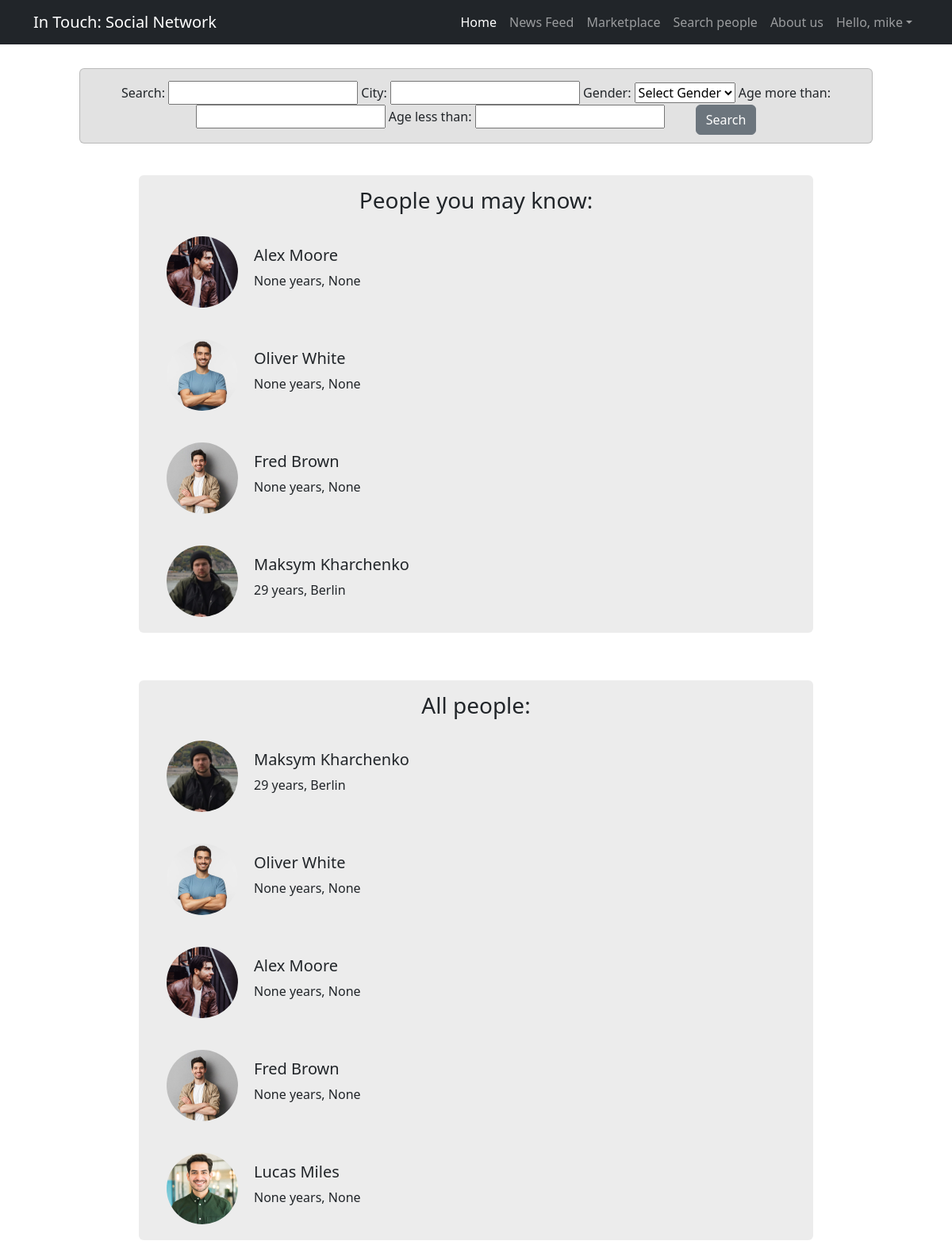
The page /search/ (signed in) on the database its author committed.
### user/models.py (models this page shows, shortened)
class UserProfile(models.Model):
    GENDER_CHOICES = [
        ('MALE', 'Male'),
        ('FEMALE', 'Female'),
        ('OTHER', 'Other'),
    ]
    user = models.OneToOneField(User, on_delete=models.CASCADE, related_name='userprofile')
    date_of_modified = models.DateTimeField(auto_now=True, blank=True)
    date_of_birth = models.DateField(blank=True, null=True)
    gender = models.CharField(max_length=6, choices=GENDER_CHOICES, blank=True, null=True)
    phone = models.CharField(max_length=15, blank=True, null=True)
    location = models.CharField(max_length=100, blank=True, null=True)
    image = models.ImageField(upload_to='user_images/', blank=True, null=True, default='user_images/dummy-profile-picture.png')
    description = models.CharField(max_length=300, blank=True, null=True)
    background_image = models.ImageField(upload_to='background_images/', blank=True, null=True, default='background_images/dummy_background_img.jpg')
    def age(self):
        if self.date_of_birth:
            today = datetime.today().date()
            dob = self.date_of_birth
            age = today.year - dob.year
            return age
        else:
            return None

### search/views.py (the view, shortened to what this page needs)
# urls.py: path('', views.search, name='search'),
def search(request):
    form = SearchForm(request.POST or None)
    profile = UserProfile.objects.get(user=request.user)
    all_profiles = UserProfile.objects.all()
    sorted_profiles_list = []
    for profile_item in all_profiles:
        if profile_item == profile:
            pass
        else:
            sorted_profiles_list.append(profile_item)
    if request.method == "GET":
        searched = False
        recommended_profiles = random.sample(sorted_profiles_list, 4)
        return render(request, 'search/search.html', {'recommended_profiles': recommended_profiles, 'sorted_profiles_list': sorted_profiles_list,'form': form, 'searched': searched})

### search/forms.py
class SearchForm(forms.Form):
    GENDER_CHOICES = (
        ('', 'Select Gender'),
        ('MALE', 'Male'),
        ('FEMALE', 'Female'),
    )
    search = forms.CharField(required=False)
    city = forms.CharField(required=False)
    gender = forms.ChoiceField(choices=GENDER_CHOICES, widget=forms.Select, required=False)
    age_more_than = forms.IntegerField(required=False)
    age_less_than = forms.IntegerField(required=False)

### marketplace/cart.py (called while the page is built)
    def __len__(self):
        return sum(self.cart.values())

### marketplace/context_processor.py (called while the page is built)
def cart(request):
    return {'cart': Cart(request)}

### templates/search/search.html (shortened to what this page needs)
{% extends "base.html" %}
{% block content %}
    <div style="margin: 30px 100px 5px 100px; text-align: center; padding: 15px 0 10px 0; background-color: rgb(226, 226, 226);" class="card">
        <form method="post" style="display: inline-block; vertical-align: top;">
            {% for field in form %}
            {{ field.label_tag }}
            {{ field }}
            {% endfor %}
            <button type="submit" class="btn btn-secondary" style="vertical-align: top; margin-left: 35px;">Search</button>
        </form>
    </div>
    {% if searched %}
        <div style="display: flex; justify-content: center; align-items: center; margin-top: 20px;">
            <div class="card" style="text-align: center; width: 850px; margin-bottom: 20px; margin-top: 20px; border: none; background-color: rgb(236, 236, 236);">
                <h3 style="margin-top: 15px;">Search result:</h3>
                {% for profile in search_res %}
                <div class="inner-card" style="margin: 0 0 0 15px; display: flex; border-radius: 3%;">
                    <div>
                        <a href="{% url 'user:my_user_profile' profile.user.id  %}">
                            <img src="{{profile.image.url}}" alt="photo" width="90" height="90" style="border-radius: 50%; margin: 20px;">
                        </a>
                    </div>
                    <div style="text-align: left; margin-top: 32px">
                        <a href="{% url 'user:my_user_profile' profile.user.id  %}" style="text-decoration: none; color: inherit;">
                            <h5>{{ profile.user.first_name }} {{ profile.user.last_name }}</h5>
                        </a>
                        <p>{{ profile.age }} years, {{ profile.location }}</p>
                    </div>
                </div>
                {% endfor %}
            </div>
        </div>
    {% else %}
        <div style="display: flex; justify-content: center; align-items: center; margin-top: 20px;">
            <div class="card" style="text-align: center; width: 850px; margin-bottom: 20px; margin-top: 20px; border: none; background-color: rgb(236, 236, 236);">
                <h3 style="margin-top: 15px;">People you may know:</h3>
                {% for recommended_profile in recommended_profiles %}
                <div class="inner-card" style="margin: 0 0 0 15px; display: flex; border-radius: 3%;">
                    <div>
                        <a href="{% url 'user:my_user_profile' recommended_profile.user.id  %}">
                            <img src="{{recommended_profile.image.url}}" alt="photo" width="90" height="90" style="border-radius: 50%; margin: 20px;">
                        </a>
                    </div>
                    <div style="text-align: left; margin-top: 32px">
                        <a href="{% url 'user:my_user_profile' recommended_profile.user.id  %}" style="text-decoration: none; color: inherit;">
                            <h5>{{ recommended_profile.user.first_name }} {{ recommended_profile.user.last_name }}</h5>
                        </a>
                        <p>{{ recommended_profile.age }} years, {{ recommended_profile.location }}</p>
                    </div>
                </div>
                {% endfor %}
            </div>
        </div>
        <div style="display: flex; justify-content: center; align-items: center; margin-top: 20px;">
            <div class="card" style="text-align: center; width: 850px; margin-bottom: 20px; margin-top: 20px; border: none; background-color: rgb(236, 236, 236);">
                <h3 style="margin-top: 15px;">All people:</h3>
                {% for profile in sorted_profiles_list %}
                <div class="inner-card" style="margin: 0 0 0 15px; display: flex; border-radius: 3%;">
                    <div>
                        <a href="{% url 'user:my_user_profile' profile.user.id  %}">
                            <img src="{{profile.image.url}}" alt="photo" width="90" height="90" style="border-radius: 50%; margin: 20px;">
                        </a>
                    </div>
                    <div style="text-align: left; margin-top: 32px">
                        <a href="{% url 'user:my_user_profile' profile.user.id  %}" style="text-decoration: none; color: inherit;">
                            <h5>{{ profile.user.first_name }} {{ profile.user.last_name }}</h5>
                        </a>
                        <p>{{ profile.age }} years, {{ profile.location }}</p>
                    </div>
                </div>
                {% endfor %}
            </div>
        </div>
    {% endif %}
{% endblock %}

### templates/base.html (shortened to what this page needs)
<!DOCTYPE html>
{% load static %}
{% load humanize %}
<html lang="en">
    <head>
        <link href="{% static 'css/styles.css' %}" rel="stylesheet" />
        <link rel="stylesheet" href="https://cdnjs.cloudflare.com/ajax/libs/font-awesome/6.5.2/css/all.min.css" />
    </head>
    <body>
        <nav class="navbar navbar-expand-lg navbar-dark bg-dark">
            <div class="container">
                <a class="navbar-brand" href="{% url 'main:home' %}">In Touch: Social Network</a>
                <div class="collapse navbar-collapse" id="navbarSupportedContent">
                    <ul class="navbar-nav ms-auto mb-2 mb-lg-0">
                        <li class="nav-item"><a class="nav-link active" aria-current="page" href="#">Home</a></li>
                        <li class="nav-item"><a class="nav-link" href="{% url 'feed:news_feed' %}">News Feed</a></li>
                        <li class="nav-item"><a class="nav-link" href="{% url 'marketplace:marketplace_page' %}">Marketplace</a></li>
                        <li class="nav-item"><a class="nav-link" href="{% url 'search:search' %}">Search people</a></li>
                        <li class="nav-item"><a class="nav-link" href="#">About us</a></li>
                        {% if user.is_authenticated %}
                        <li class="nav-item dropdown">
                            <a class="nav-link dropdown-toggle" id="navbarDropdown" href="#" role="button" data-bs-toggle="dropdown" aria-expanded="false">Hello, {{ user.username }}</a>
                        </li>
                        {% else %}
                        <li class="nav-item"><a class="nav-link" href="{% url 'user:login' %}">Sign In</a></li>
                        <li class="nav-item"><a class="nav-link" href="{% url 'user:registration' %}">Sign Up</a></li>
                        {% endif %}
                    </ul>
                </div>
            </div>
        </nav>
        {% block content %}
        {% endblock %}
    </body>
</html>

### rows shown on the page
UserProfile: image (picture), user.first_name "Alex", user.last_name "Moore", age "None", location "None"
UserProfile: image (picture), user.first_name "Oliver", user.last_name "White", age "None", location "None"
UserProfile: image (picture), user.first_name "Fred", user.last_name "Brown", age "None", location "None"
UserProfile: image (picture), user.first_name "Maksym", user.last_name "Kharchenko", age "29", location "Berlin"
UserProfile: image (picture), user.first_name "Lucas", user.last_name "Miles", age "None", location "None"

### other values the page prints
{{ user.username }} "mike"
{{ field.label_tag }} "Search:" "City:" "Gender:" "Age more than:" "Age less than:"
